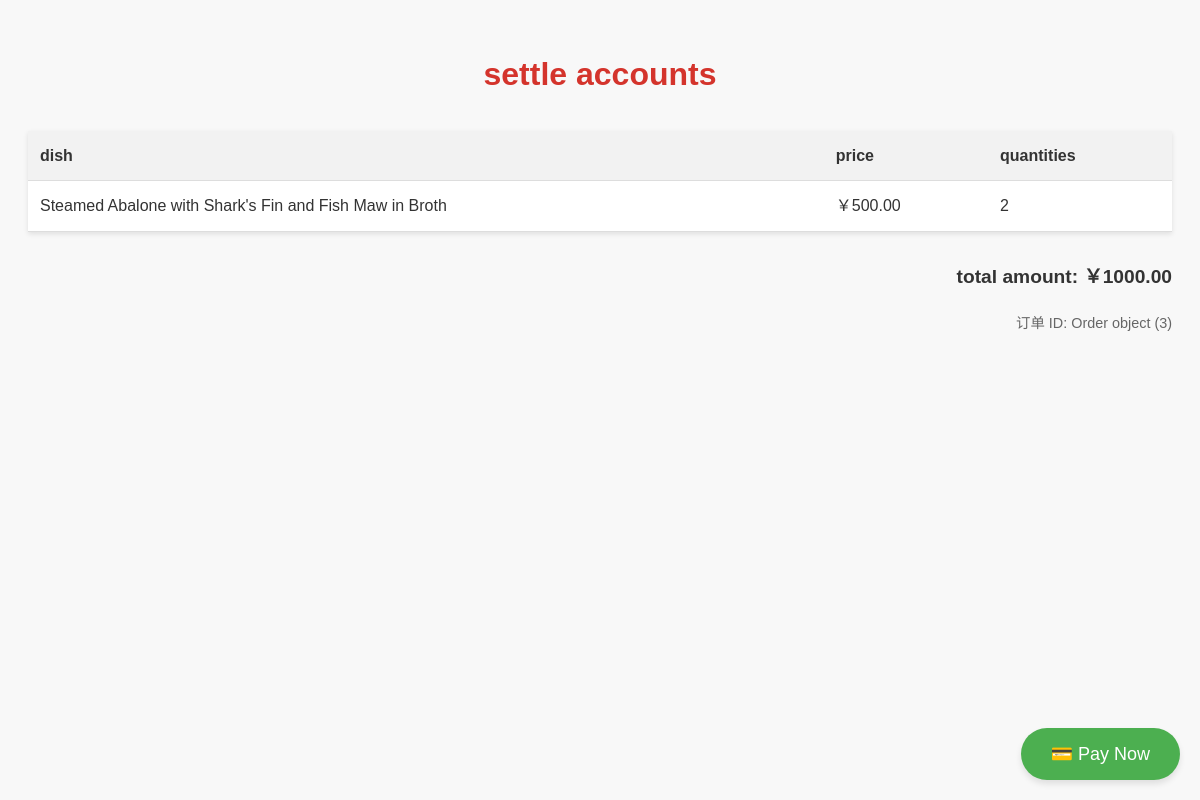
The app's page /order/checkout/3/ with its own data.
### orders/models.py (models this page shows, shortened)
class OrderItems(models.Model):
    order = models.ForeignKey(Order, on_delete=models.CASCADE, related_name="order_items")
    menuitem = models.ForeignKey(MenuItem, on_delete=models.CASCADE, related_name="menu_orders")
    quantity = models.IntegerField(default=1)  # 添加 quantity 字段，确保记录菜品数量
    class Meta:
        unique_together = (('order', 'menuitem'),)

class MenuItem(models.Model):
    name = models.CharField(max_length=100)
    description = models.TextField()
    price = models.DecimalField(max_digits=10, decimal_places=2)
    image = models.ImageField(upload_to="menu_image/", blank=True, null=True)  # 修改为 ImageField

class Order(models.Model):
    STATUS_CHOICES = [
        ("Pending", "待处理"),
        ("Preparing", "正在准备"),
        ("Completed", "完成"),
    ]
    status = models.CharField(max_length=20, choices=STATUS_CHOICES, default="Pending")
    table = models.ForeignKey('Table', on_delete=models.CASCADE)
    items = models.ManyToManyField(MenuItem, through='OrderItems')
    created_at = models.DateTimeField(default=timezone.now, blank=True)

### orders/views.py (the view)
# urls.py: path("checkout/<int:order_id>/", views.checkout, name="checkout"),
def checkout(request, order_id):
    order = get_object_or_404(Order, id=order_id)
    order_items = OrderItems.objects.filter(order=order)
    total_price = sum(item.menuitem.price * item.quantity for item in order_items)
    menu_items = list(MenuItem.objects.values("id", "name", "price"))
    for item in menu_items:
        item["price"] = float(item["price"])
    menu_items_json = json.dumps(menu_items)
    return render(request, "orders/checkout.html", {
        "order": order,
        "order_items": order_items,
        "total_price": total_price,
        "menu_items_json": menu_items_json
    })

### orders/templates/orders/checkout.html (shortened to what this page needs)
<!DOCTYPE html>
<html lang="zh">
<head>
    {% load static %}
    <link rel="stylesheet" href="{% static 'css/style.css' %}">
</head>
<body>
    <h1>settle accounts</h1>
    <table>
        <thead>
            <tr>
                <th>dish</th>
                <th>price</th>
                <th>quantities</th>
            </tr>
        </thead>
        <tbody>
            {% for item in order_items %}
            <tr>
                <td>{{ item.menuitem.name }}</td>
                <td>￥{{ item.menuitem.price|floatformat:2 }}</td>
                <td>{{ item.quantity }}</td>
            </tr>
            {% endfor %}
        </tbody>
    </table>
    <p class="total-price">total amount: ￥{{ total_price|floatformat:2 }}</p>
    <p class="order-id">订单 ID: {{ order }}</p>
    <button class="floating-button" onclick="goToPayment()">💳 Pay Now</button>
</body>
</html>

### static/css/style.css (style rules this page uses)
body { font-family: Arial, sans-serif; }
.floating-button { position: fixed; bottom: 20px; right: 20px; background-color: #ff6600; color: white; border: none; padding: 15px 20px; border-radius: 50px; font-size: 18px; cursor: pointer; box-shadow: 2px 2px 10px rgba(0, 0, 0, 0.2); }

### orders/templates/orders/checkout.html (style rules this page uses)
body { font-family: 'Microsoft YaHei', 'Heiti SC', 'Helvetica', sans-serif; background-color: #f8f8f8; color: #333; line-height: 1.6; padding: 20px; }
h1 { color: #d4342c; text-align: center; margin-bottom: 30px; }
table { width: 100%; border-collapse: collapse; margin-bottom: 30px; background-color: white; box-shadow: 0 2px 5px rgba(0,0,0,0.1); }
th, td { padding: 12px; text-align: left; border-bottom: 1px solid #ddd; }
th { background-color: #f2f2f2; font-weight: bold; }
.total-price { font-size: 1.2em; font-weight: bold; text-align: right; margin-top: 20px; }
.order-id { font-size: 0.9em; color: #666; text-align: right; }
.floating-button { position: fixed; bottom: 20px; right: 20px; background-color: #4CAF50; color: white; border: none; padding: 15px 30px; border-radius: 30px; font-size: 18px; cursor: pointer; box-shadow: 0 4px 6px rgba(0,0,0,0.1); transition: background-color 0.3s; }

### records on screen
OrderItems: menuitem.name "Steamed Abalone with Shark's Fin and Fish Maw in Broth", menuitem.price "500.00", quantity "2"
Order: id "Order object (3)"

### other values on screen
{{ total_price|floatformat:2 }} "1000.00"
